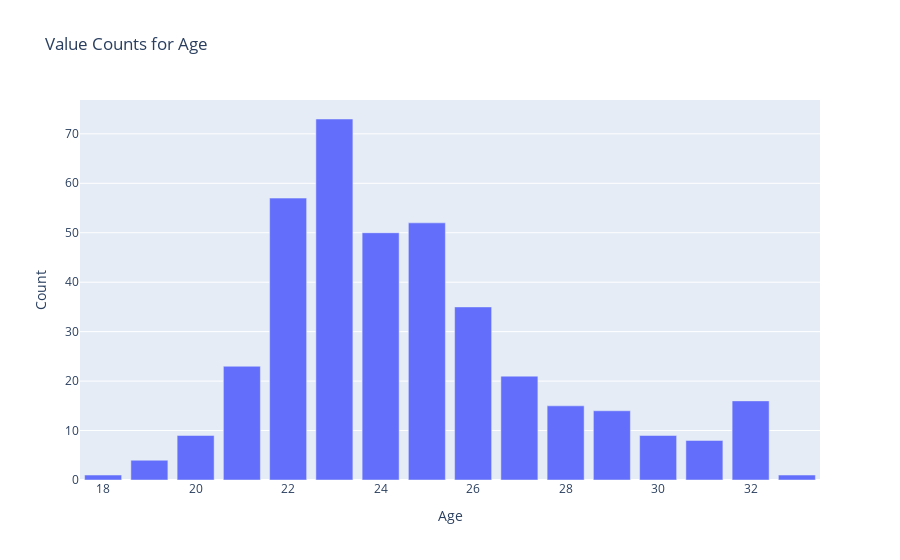
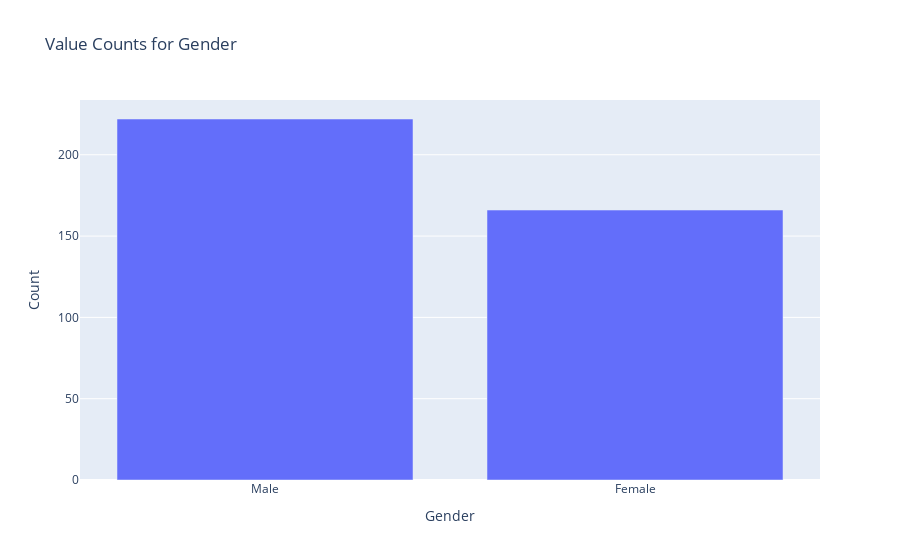
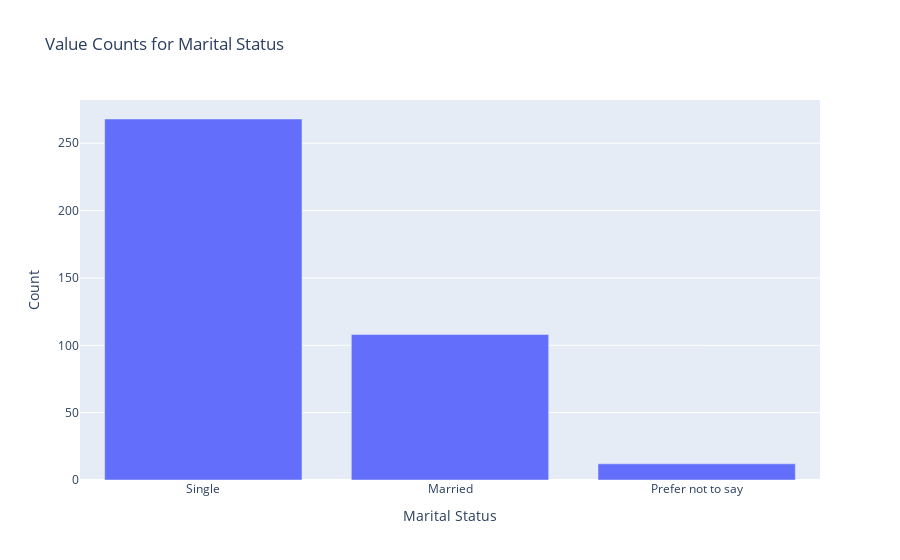
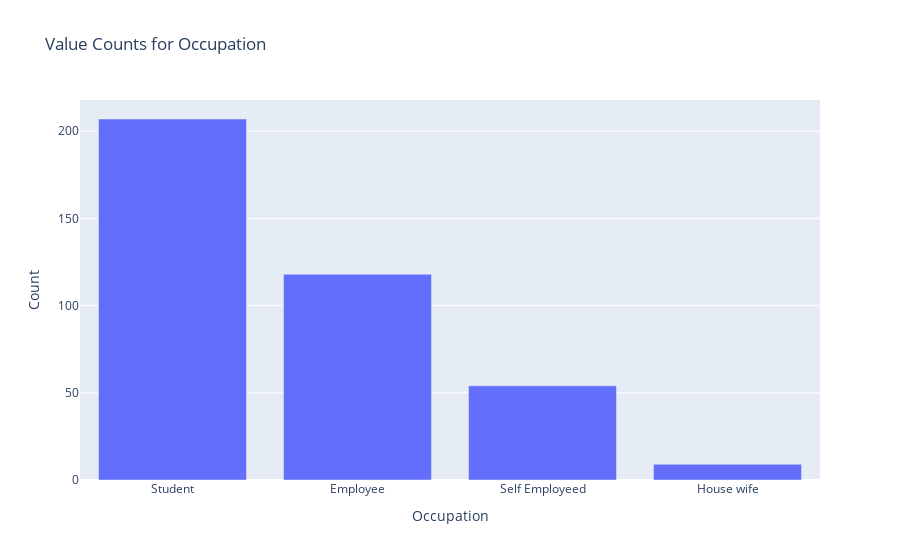

These figures' notebook cell, in order:
### Markdown cell above
##### CHECK THE UNIQUE VALUES IN THE VARIOUS COLUMNS.

### Code cell
# Columns to exclude from the loop
exclude_columns = ['latitude', 'longitude', 'Pin code']

# Loop through each column
for column in online_food.columns:
    # Skip excluded columns
    if column in exclude_columns:
        continue
    
    # Get unique values and their counts
    value_counts = online_food[column].value_counts()
    
    # Create bar chart
    fig = px.bar(value_counts, x=value_counts.index, y=value_counts.values, 
                 labels={'x': column, 'y': 'Count'}, 
                 title=f"Value Counts for {column}")
    
    # Show plot
    fig.show()

### Figure 1 — Plotly figure (JSON) as saved in the notebook; plotly's stock layout.template omitted (floating-point values rounded to 4 significant figures)
{"data": [{"alignmentgroup": "True", "hovertemplate": "Age=%{x}<br>Count=%{y}<extra></extra>", "legendgroup": "", "marker": {"color": "#636efa", "pattern": {"shape": ""}}, "name": "", "offsetgroup": "", "orientation": "v", "showlegend": false, "textposition": "auto", "type": "bar", "x": [23, 22, 25, 24, 26, 21, 27, 32, 28, 29, 20, 30, 31, 19, 18, 33], "xaxis": "x", "y": [73, 57, 52, 50, 35, 23, 21, 16, 15, 14, 9, 9, 8, 4, 1, 1], "yaxis": "y"}], "layout": {"barmode": "relative", "legend": {"tracegroupgap": 0}, "title": {"text": "Value Counts for Age"}, "xaxis": {"anchor": "y", "domain": [0, 1], "title": {"text": "Age"}}, "yaxis": {"anchor": "x", "domain": [0, 1], "title": {"text": "Count"}}}}

### Figure 2 — Plotly figure (JSON) as saved in the notebook; plotly's stock layout.template omitted (floating-point values rounded to 4 significant figures)
{"data": [{"alignmentgroup": "True", "hovertemplate": "Gender=%{x}<br>Count=%{y}<extra></extra>", "legendgroup": "", "marker": {"color": "#636efa", "pattern": {"shape": ""}}, "name": "", "offsetgroup": "", "orientation": "v", "showlegend": false, "textposition": "auto", "type": "bar", "x": ["Male", "Female"], "xaxis": "x", "y": [222, 166], "yaxis": "y"}], "layout": {"barmode": "relative", "legend": {"tracegroupgap": 0}, "title": {"text": "Value Counts for Gender"}, "xaxis": {"anchor": "y", "domain": [0, 1], "title": {"text": "Gender"}}, "yaxis": {"anchor": "x", "domain": [0, 1], "title": {"text": "Count"}}}}

### Figure 3 — Plotly figure (JSON) as saved in the notebook; plotly's stock layout.template omitted (floating-point values rounded to 4 significant figures)
{"data": [{"alignmentgroup": "True", "hovertemplate": "Marital Status=%{x}<br>Count=%{y}<extra></extra>", "legendgroup": "", "marker": {"color": "#636efa", "pattern": {"shape": ""}}, "name": "", "offsetgroup": "", "orientation": "v", "showlegend": false, "textposition": "auto", "type": "bar", "x": ["Single", "Married", "Prefer not to say"], "xaxis": "x", "y": [268, 108, 12], "yaxis": "y"}], "layout": {"barmode": "relative", "legend": {"tracegroupgap": 0}, "title": {"text": "Value Counts for Marital Status"}, "xaxis": {"anchor": "y", "domain": [0, 1], "title": {"text": "Marital Status"}}, "yaxis": {"anchor": "x", "domain": [0, 1], "title": {"text": "Count"}}}}

### Figure 4 — Plotly figure (JSON) as saved in the notebook; plotly's stock layout.template omitted (floating-point values rounded to 4 significant figures)
{"data": [{"alignmentgroup": "True", "hovertemplate": "Occupation=%{x}<br>Count=%{y}<extra></extra>", "legendgroup": "", "marker": {"color": "#636efa", "pattern": {"shape": ""}}, "name": "", "offsetgroup": "", "orientation": "v", "showlegend": false, "textposition": "auto", "type": "bar", "x": ["Student", "Employee", "Self Employeed", "House wife"], "xaxis": "x", "y": [207, 118, 54, 9], "yaxis": "y"}], "layout": {"barmode": "relative", "legend": {"tracegroupgap": 0}, "title": {"text": "Value Counts for Occupation"}, "xaxis": {"anchor": "y", "domain": [0, 1], "title": {"text": "Occupation"}}, "yaxis": {"anchor": "x", "domain": [0, 1], "title": {"text": "Count"}}}}
